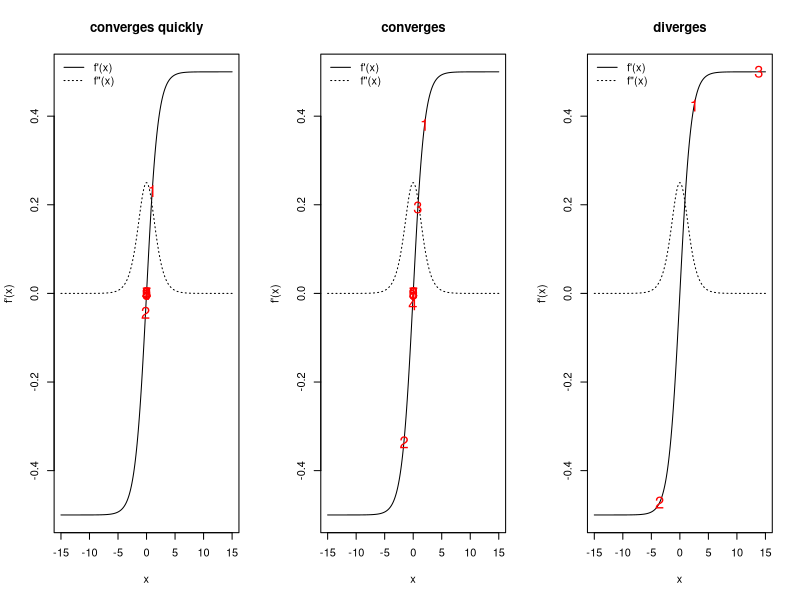
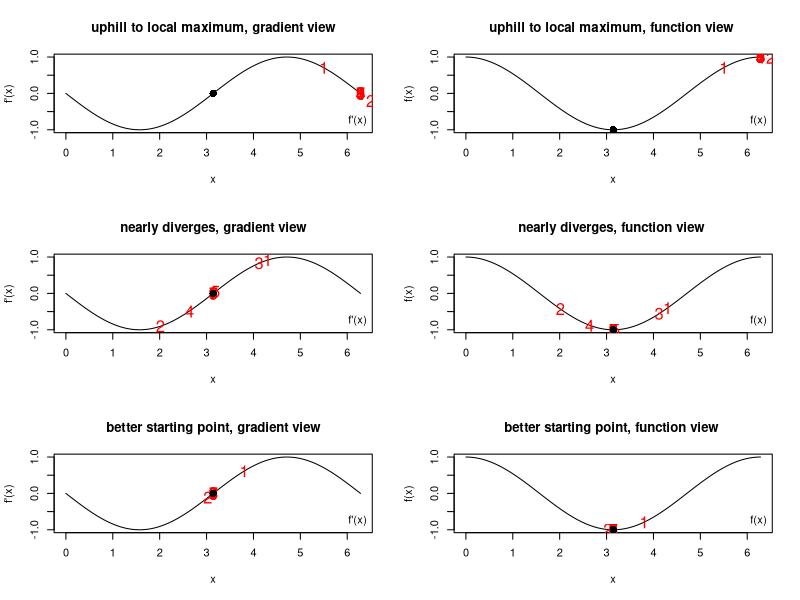
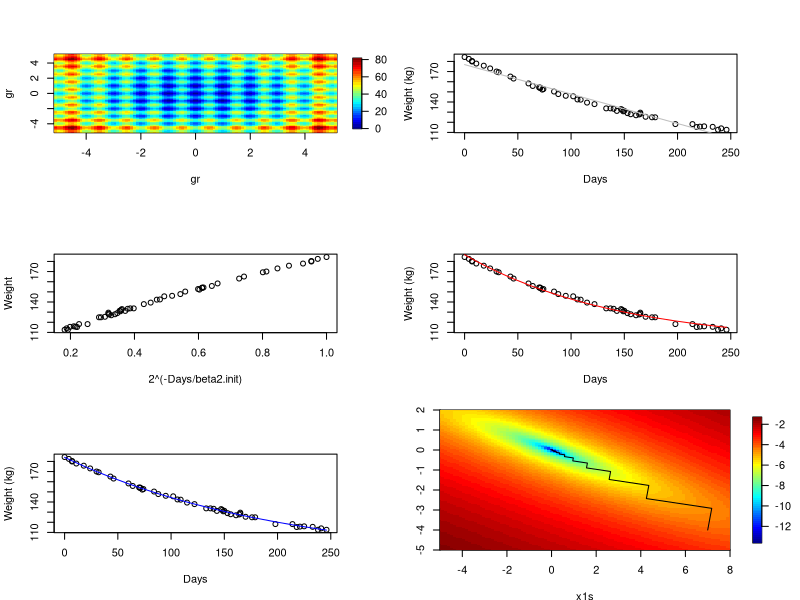
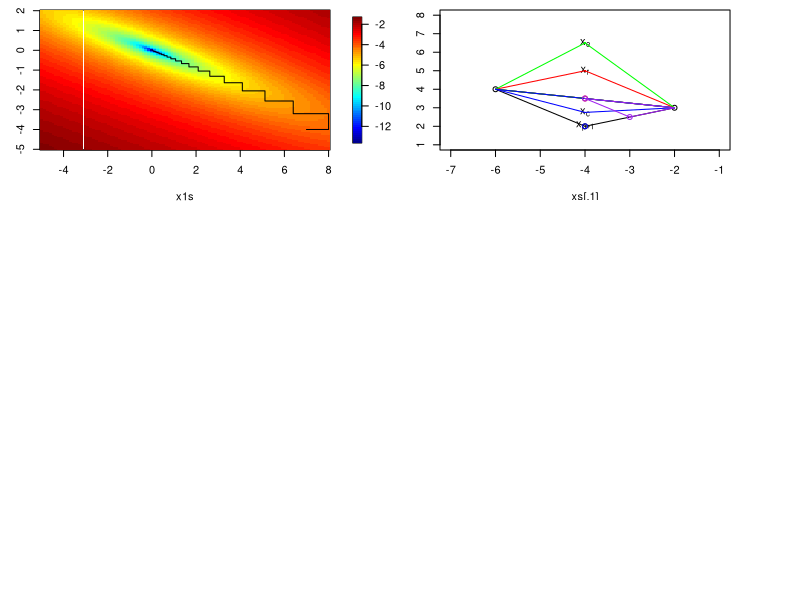
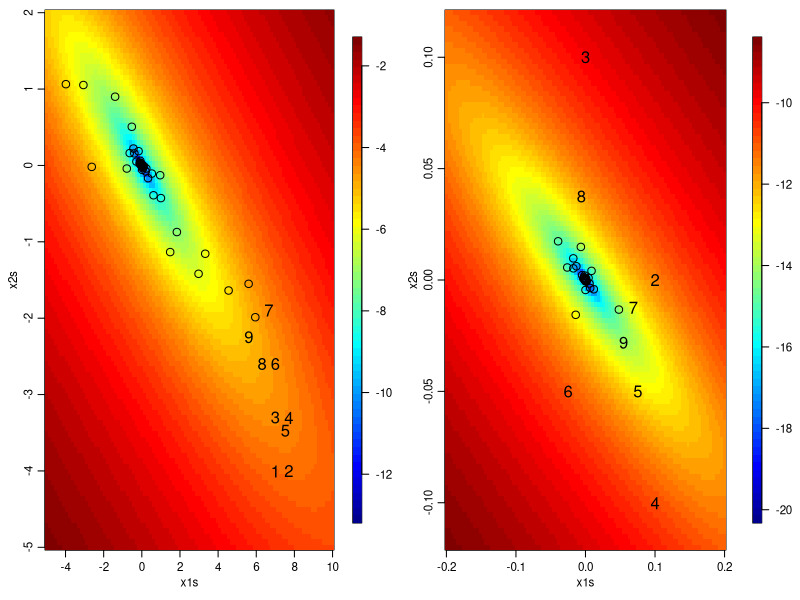
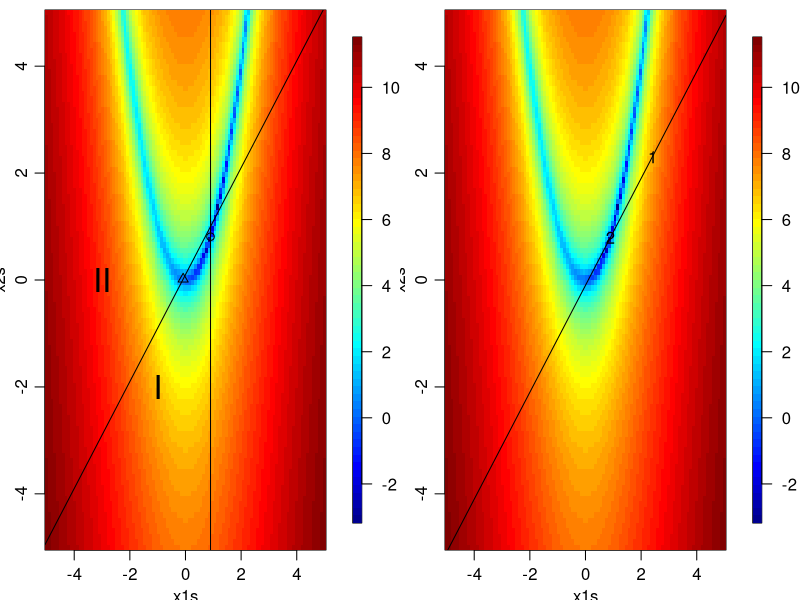

Reproduce these figures in R, in order.
## ---- chunk 1
par(mfrow = c(1, 3))
fp <- function(x, theta = 1){
        ## first derivative
	exp(x*theta)/(1+exp(x*theta)) - .5
}
fpp <- function(x, theta = 1){
        ## second derivative
	exp(x*theta)/((1+exp(x*theta))^2)
}
xs <- seq(-15, 15, len = 300)

## good starting point
x0 <- 1
xvals <- c(x0,rep(NA,9))
for(t in 2:10){
	xvals[t]=xvals[t-1] - fp(xvals[t-1]) / fpp(xvals[t-1])
}
## print(xvals)

plot(xs, fp(xs), type = 'l', xlab = 'x', ylab = "f'(x)",
         main ='converges quickly')
lines(xs, fpp(xs), lty = 3)
legend('topleft', bty = 'n', lty = c(1,3), legend = c("f'(x)", 'f"(x)'))
points(xvals, fp(xvals), pch = as.character(1:length(xvals)), col = 'red', 
              cex = 1.5)

## ok starting point
x0 <- 2
xvals <- c(x0,rep(NA,9))
for(t in 2:10){
	xvals[t]=xvals[t-1] - fp(xvals[t-1]) / fpp(xvals[t-1])
}
## print(xvals)

plot(xs, fp(xs), type = 'l', xlab = 'x', ylab = "f'(x)", main ='converges')
lines(xs, fpp(xs), lty = 3)
legend('topleft', bty = 'n', lty = c(1,3), legend = c("f'(x)", 'f"(x)'))
points(xvals, fp(xvals), pch = as.character(1:length(xvals)), col = 'red',
              cex = 1.5)

## bad starting point
x0 <- 2.5
xvals <- c(x0,rep(NA,9))
for(t in 2:10){
	xvals[t]=xvals[t-1] - fp(xvals[t-1]) / fpp(xvals[t-1])
}
## print(xvals)
## whoops

plot(xs, fp(xs), type = 'l', xlab = 'x', ylab = "f'(x)", main = 'diverges')
lines(xs, fpp(xs), lty = 3)
legend('topleft', lty = c(1,3), legend = c("f'(x)", 'f"(x)'), bty = 'n')
points(xvals, fp(xvals), pch = as.character(1:length(xvals)), col = 'red', 
              cex = 1.5)

## ---- chunk 2
par(mfrow = c(3,2))

# original fxn
f <- function(x) cos(x)
# gradient
fp <- function(x) -sin(x)
# second derivative
fpp <- function(x) -cos(x)
xs <- seq(0, 2*pi, len = 300)

x0 <- 5.5 # starting point
fp(x0) # positive
fpp(x0) # negative
x1 <- x0 - fp(x0)/fpp(x0) # whoops, we've gone uphill 
## because of the negative second derivative
xvals <- c(x0,rep(NA,9))
for(t in 2:10){
	xvals[t]=xvals[t-1]-fp(xvals[t-1])/fpp(xvals[t-1])
}
## print(xvals)

plot(xs, fp(xs), type = 'l', xlab = 'x', ylab = "f'(x)",
     main = 'uphill to local maximum, gradient view',)
legend('bottomright', legend = c("f'(x)"), bty = 'n')
points(xvals, fp(xvals), pch = as.character(1:length(xvals)), col = 'red', 
              cex = 1.5)
points(pi, 0, pch = 16, cex = 1.5)
## and we've found a maximum rather than a minimum...
plot(xs, f(xs), type = 'l', xlab = 'x', ylab = "f(x)", 
     main = 'uphill to local maximum, function view ',)
legend('bottomright', legend = c("f(x)"), bty = 'n')
points(xvals, f(xvals), pch = as.character(1:length(xvals)), col = 'red', 
              cex = 1.5)
points(pi, f(pi), pch = 16, cex = 1.5)


## in contrast, with better starting points we can find the minimum

x0 <- 4.3 # ok starting point
fp(x0) 
fpp(x0) 
x1 <- x0 - fp(x0)/fpp(x0) 
xvals <- c(x0,rep(NA,9))
for(t in 2:10){
	xvals[t]=xvals[t-1]-fp(xvals[t-1])/fpp(xvals[t-1])
}
## print(xvals)

# oscillates and comes close to diverging but converges
plot(xs, fp(xs), type = 'l', xlab = 'x', ylab = "f'(x)",
     main = 'nearly diverges, gradient view',)
legend('bottomright', legend = c("f'(x)"), bty = 'n')
points(xvals, fp(xvals), pch = as.character(1:length(xvals)), col = 'red', 
              cex = 1.5)
points(pi, 0, pch = 16, cex = 1.5)
## and we've found a maximum rather than a minimum...
plot(xs, f(xs), type = 'l', xlab = 'x', ylab = "f(x)", 
     main = 'nearly diverges, function view ',)
legend('bottomright', legend = c("f(x)"), bty = 'n')
points(xvals, f(xvals), pch = as.character(1:length(xvals)), col = 'red', 
              cex = 1.5)
points(pi, f(pi), pch = 16, cex = 1.5)


x0 <- 3.8 # good starting point
fp(x0) 
fpp(x0) 
x1 <- x0 - fp(x0)/fpp(x0) 
xvals <- c(x0,rep(NA,9))
for(t in 2:10){
	xvals[t]=xvals[t-1]-fp(xvals[t-1])/fpp(xvals[t-1])
}
## print(xvals)

## converges quickly
plot(xs, fp(xs), type = 'l', xlab = 'x', ylab = "f'(x)",
     main = 'better starting point, gradient view',)
legend('bottomright', legend = c("f'(x)"), bty = 'n')
points(xvals, fp(xvals), pch = as.character(1:length(xvals)), col = 'red', 
              cex = 1.5)
points(pi, 0, pch = 16, cex = 1.5)
## and we've found a maximum rather than a minimum...
plot(xs, f(xs), type = 'l', xlab = 'x', ylab = "f(x)", 
     main = 'better starting point, function view ',)
legend('bottomright', legend = c("f(x)"), bty = 'n')
points(xvals, f(xvals), pch = as.character(1:length(xvals)), col = 'red', 
              cex = 1.5)
points(pi, f(pi), pch = 16, cex = 1.5)
## ---- chunk 3
rastrigin <- function(x) {
	A <- 10
	n <- length(x)
	return(A*n + sum(x^2 - A * cos(2*pi*x)))
}
const <- 5.12
nGrid <- 100
gr <- seq(-const, const, len = nGrid)
xs <- expand.grid(x1 = gr, x2 = gr)
y <- apply(xs, 1, rastrigin)
fields::image.plot(gr, gr, matrix(y, nGrid, nGrid), 
                       col = fields::tim.colors(32))
## ---- chunk 4
options(digits = 10)
f <- function(x) cos(x)
fp <- function(x) -sin(x)
fpp <- function(x) -cos(x)
xstar <- pi # known minimum

## N-R
x0 <- 2
xvals <- c(x0,rep(NA,9))
for(t in 2:10){
	xvals[t] <- xvals[t-1] - fp(xvals[t-1]) / fpp(xvals[t-1])
}
print(xvals)

## bisection
bisecStep <- function(interval, fp){
	xt <- mean(interval)
	if(fp(interval[1]) * fp(xt) <= 0) 
            interval[2] <- xt else interval[1] <- xt
	return(interval)
}
nIt <- 30
a0 <- 2; b0 <- (3*pi/2) - (xstar - a0) 
## have b0 be as far from min as a0 for fair comparison with N-R
interval <- matrix(NA, nr = nIt, nc = 2)
interval[1, ] <- c(a0, b0)
for(t in 2:nIt){
	interval[t, ] <- bisecStep(interval[t-1, ], fp)
}
rowMeans(interval)
## ---- chunk 5
library(MASS)
head(wtloss)
attach(wtloss)

plot(Days, Weight, ylab = "Weight (kg)")

### Linear fit - not a good model
wtloss.lm <- lm(Weight ~ Days, data = wtloss)
coef(wtloss.lm) # estimates of the intercept and slope
lines(Days, fitted(wtloss.lm), col = "grey")

## we need some starting values
## guess that beta2 approx 100 since the midpoint of Days is near 100

beta2.init = 100
2^(-Days/beta2.init)  ## implicit covariate

plot(2^(-Days/beta2.init), Weight)
tmpMod = lm(Weight ~ I(2^(-Days/beta2.init)))
beta0.init = tmpMod$coef[1]
beta1.init = tmpMod$coef[2]

plot(Days, Weight, ylab = "Weight (kg)")
lines(Days, beta0.init + beta1.init * 2^(-Days/beta2.init), col = 'red')
## not bad; let's go with that

expr = quote((Weight - (beta0 + beta1 * 2^(-Days/beta2)))^2) # objective is sum of this quantity over the observations
## let R do the differentiation of the basic expression for us (since human error in taking derivatives is very common)
## R won't deal with the summation, so we'll have to do that ourselves
deriv(expr, c("beta0", "beta1", "beta2"), function.arg = TRUE)
deriv3(expr, c("beta0", "beta1", "beta2"), function.arg = TRUE) # same as deriv()  with Hessian = TRUE

f =function(betas){
  sum((Weight - (betas[1] + betas[2] * 2^(-Days/betas[3])))^2)
}

## use the basic code based on deriv() and deriv3() 
fp = function(betas){
  ## a bit sloppy as I use Days and Weight as global vars here
  beta0 = betas[1]
  beta1 = betas[2]
  beta2 = betas[3]
  .expr3 <- 2^(-Days/beta2)
  .expr6 <- Weight - (beta0 + beta1 * .expr3)
  grad = - c(sum(2*.expr6), sum(2*(.expr3*.expr6)),
             sum(2* (beta1 * (.expr3 * (log(2) * (Days/beta2^2))) * .expr6)))
  return(grad)
}

fpp = function(betas){
  ## a bit sloppy as I use Days and Weight as global vars here
  n = length(Days)
  beta0 = betas[1]
  beta1 = betas[2]
  beta2 = betas[3]
  .expr3 <- 2^(-Days/beta2)
  .expr6 <- Weight - (beta0 + beta1 * .expr3)
  .expr11 <- log(2)
  .expr12 <- beta2^2
  .expr14 <- .expr11 * (Days/.expr12)
  .expr15 <- .expr3 * .expr14
  .expr16 <- beta1 * .expr15
  
  hessian = matrix(0, 3, 3)
  hessian[1, 1] <- 2*n # don't forget to do summation (i.e., multiply by n)
  hessian[1, 2] <- sum(2 * .expr3)
  hessian[1, 3] <- sum( 2 *  .expr16)
  hessian[2, 2] <- sum( 2 * (.expr3 * .expr3))
  
  hessian[2, 3] <-  - sum(2 * 
                          (.expr15 * .expr6 - .expr3 * .expr16))
  
  hessian[3, 3] <- - sum(2 * (beta1 * (.expr15 * 
                                       .expr14 - .expr3 * (.expr11 * (Days * (2 * beta2)/.expr12^2))) * 
                              .expr6 - .expr16 * .expr16))
  hessian[lower.tri(hessian)] = t(hessian[upper.tri(hessian)])
  return(hessian) 
}



nIt = 20
xvals = matrix(NA, nr = nIt, nc = 3)
xvals[1, ] = c(beta0.init, beta1.init, beta2.init)


for(t in 2:nIt){
  xvals[t, ] = xvals[t-1, ] - solve(fpp(xvals[t-1, ]), fp(xvals[t-1, ]))
  if(FALSE){ # in case not numerically p.d., use pseudoinverse
    e = eigen(fpp(xvals[t-1, ])) 
    e$val = 1/e$val
    e$val[e$val < 0] = 0 # pseudo-inverse
    xvals[t, ] = xvals[t-1, ] - e$vec%*%((t(e$vec)*e$val)%*%fp(xvals[t-1, ]))
  }
}

## let's check against R's built-in nonlinear least squares function
beta.start = xvals[1, ]
names(beta.start) = c("beta0", "beta1", "beta2")
wtloss.fm <- nls(Weight ~ beta0 + beta1*2^(-Days/beta2), 
                 data = wtloss, start = beta.start, trace = TRUE)
nlsEst = coef(wtloss.fm)

f(xvals[20, ])
f(nlsEst)

plot(Days, Weight, ylab = "Weight (kg)")
lines(Days, fitted(wtloss.fm), col = "blue")
## ---- chunk 6
fppFS = function(betas){
  ## a bit sloppy as I use Days and Weight as global vars here
  n = length(Days)
  beta0 = betas[1]
  beta1 = betas[2]
  beta2 = betas[3]
    .expr3 <- 2^(-Days/beta2)
    .expr6 <- 0 # Weight - (beta0 + beta1 * .expr3)
    .expr11 <- log(2)
    .expr12 <- beta2^2
    .expr14 <- .expr11 * (Days/.expr12)
    .expr15 <- .expr3 * .expr14
    .expr16 <- beta1 * .expr15
 
  hessian = matrix(0, 3, 3)
  hessian[1, 1] <- 2*n # don't forget to do summation (i.e., multiply by n)
    hessian[1, 2] <- sum(2 * .expr3)
    hessian[1, 3] <- sum( 2 *  .expr16)
    hessian[2, 2] <- sum( 2 * (.expr3 * .expr3))
  
    hessian[2, 3] <-  - sum(2 * 
        (.expr15 * .expr6 - .expr3 * .expr16))

    hessian[3, 3] <- - sum(2 * (beta1 * (.expr15 * 
        .expr14 - .expr3 * (.expr11 * (Days * (2 * beta2)/.expr12^2))) * 
        .expr6 - .expr16 * .expr16))
  hessian[lower.tri(hessian)] = t(hessian[upper.tri(hessian)])
  return(hessian) 
}


nIt = 20
xvals = matrix(NA, nr = nIt, nc = 3)
xvals[1, ] = c(beta0.init, beta1.init, beta2.init)

fpp(xvals[1, ])
fppFS(xvals[1, ])
## pretty similar - some terms in the observed FI didn't involve the data, so don't change anyway

for(t in 2:nIt){
  xvals[t, ] = xvals[t-1, ] - solve(fppFS(xvals[t-1, ]), fp(xvals[t-1, ]))
}
## ---- chunk 7
par(mai = c(.5,.4,.1,.4))
f <- function(x){
	x[1]^2/1000 + 4*x[1]*x[2]/1000 + 5*x[2]^2/1000
}
fp <- function(x){
	c(2 * x[1]/1000 + 4 * x[2]/1000,
	4 * x[1]/1000 + 10 * x[2]/1000)
}
lineSearch <- function(alpha, xCurrent, direction, FUN){
	newx <- xCurrent + alpha * direction
	FUN(newx)
}
nIt <- 50
xvals <- matrix(NA, nr = nIt, nc = 2)
xvals[1, ] <- c(7, -4)
for(t in 2:50){
	newalpha <- optimize(lineSearch, interval = c(-5000, 5000),
		xCurrent = xvals[t-1, ], direction = fp(xvals[t-1, ]),
		FUN = f)$minimum 
	xvals[t, ] <- xvals[t-1, ] + newalpha * fp(xvals[t-1, ])
}
x1s <- seq(-5, 8, len = 100); x2s = seq(-5, 2, len = 100)
fx <- apply(expand.grid(x1s, x2s), 1, f)
## plot f(x) surface on log scale
fields::image.plot(x1s, x2s, matrix(log(fx), 100, 100), 
	xlim = c(-5, 8), ylim = c(-5,2)) 
lines(xvals) ## overlay optimization path
## ---- chunk 8
f <- function(x){
	return(x[1]^2/1000 + 4*x[1]*x[2]/1000 + 5*x[2]^2/1000)
}
f1 <- function(x1, x2){ # f(x) as a function of x1
	return(x1^2/1000 + 4*x1*x2/1000 + 5*x2^2/1000)
}
f2 <- function(x2, x1){ # f(x) as a function of x2
	return(x1^2/1000 + 4*x1*x2/1000 + 5*x2^2/1000)
}
x1s <- seq(-5, 8, len = 100); x2s = seq(-5, 2, len = 100)
fx <- apply(expand.grid(x1s, x2s), 1, f)
fields::image.plot(x1s, x2s, matrix(log(fx), 100, 100))
nIt <- 49
xvals <- matrix(NA, nr = nIt, nc = 2)
xvals[1, ] <- c(7, -4)
## 5, -10
for(t in seq(2, nIt, by = 2)){
    ## Note that full optimization along each axis is unnecessarily
    ## expensive (since we are going to just take another step in the next
    ## iteration. Just using for demonstration here.
	newx1 <- optimize(f1, x2 = xvals[t-1, 2], interval = c(-40, 40))$minimum
	xvals[t, ] <- c(newx1, xvals[t-1, 2])
	newx2 <- optimize(f2, x1 = newx1, interval = c(-40, 40))$minimum
	xvals[t+1, ] <- c(newx1, newx2)
}
lines(xvals)
## ---- chunk 9
## set up tuning factors
alpha = 1
gamma = 2
beta = .5
delta = .5

## auxiliary function to plot line segments
plotseg = function(ind1, ind2, col = 1){
  if(length(ind1) == 1){
    segments(xs[ind1, 1], xs[ind1 , 2], xs[ind2, 1], xs[ind2, 2], col = col)
  } else{
    segments(ind1[1], ind1[2], xs[ind2, 1], xs[ind2, 2], col = col)    
  }
}
  
## initial polytope
xs = matrix(c(-2,3,-6,4,-4,2),nc=2,byrow=T)

plot(xs,xlim=c(-7,-1),ylim=c(1,8))
plotseg(2, 3)
plotseg(1, 3)
plotseg(1, 2)

xbar = (xs[1,]+xs[2,])/2

text(xs[3,1], xs[3,2], expression(x[p+1]))

points(xbar[1],xbar[2], col = 'red')

### reflection

xr = (1+alpha)*xbar - alpha*xs[3,]
points(xr[1],xr[2],col = 'red', pch = 16, cex = .4)
text(xr[1],xr[2], expression(x[r]))

plotseg(xr, 1, col = 'red')
plotseg(xr, 2, col = 'red')
plotseg(1, 2, col = 'red')
## red triangle is now our proposed new polytope

### consider expansion if xr is better than all the other points

xe = gamma*xr + (1-gamma)*xbar
points(xe[1], xe[2], col = 'green', pch = 16, cex = .4)
text(xe[1],xe[2], expression(x[e]))
## if xe is better than xr, use xe, o.w. use xr

plotseg(xe, 1, col = 'green')
plotseg(xe, 2, col = 'green')
plotseg(1, 2, col = 'green')

### consider contraction if xr is worse than x_1,...,x_p

## suppose xr is worse than x_p+1
## set xh = x_p+1

points(xs[3,1], xs[3, 2], col = 'blue')

## set xh to be the best of these two points
xh = xs[3, ] # suppose the original point is better than the reflection
xc = beta*xh + (1-beta)*xbar
points(xc[1], xc[2], col = 'blue', pch = 16, cex = .4)
text(xc[1],xc[2], expression(x[c]))
## if xc is better than xh, then contract

plotseg(xc, 1, col = 'blue')
plotseg(xc, 2, col = 'blue')
plotseg(1, 2, col = 'blue')

## if not, shrink simplex toward the best point (xs[1, ])

### shrinkage

xs[2, ] = delta*xs[2, ] + (1-delta)*xs[1, ]
xs[3, ] = delta*xs[3, ] + (1-delta)*xs[1, ]

points(xs[2, 1], xs[2, 2], col = 'purple')
points(xs[3, 1], xs[3, 2], col = 'purple')

plotseg(1, 2, 'purple')
plotseg(1, 3, 'purple')
plotseg(2, 3, 'purple')

### if xr was better than x_p+1 then
## set xh = xr and do the contraction and shrinkage similarly to the above
## ---- chunk 10
f <- function(x, plot = TRUE, verbose = FALSE) {
    result <- x[1]^2/1000 + 4*x[1]*x[2]/1000 + 5*x[2]^2/1000
    if(verbose) print(result)
    if(plot && cnt < 10) {
        points(x[1], x[2], pch = as.character(cnt))
        if(cnt < 10) cnt <<- cnt + 1 else cnt <<- 1
        if(interactive())
            invisible(readline(prompt = "Press <Enter> to continue..."))
    } else if(plot) points(x[1], x[2])
    return(result)
}

par(mfrow = c(1,2), mgp = c(1.8,.7,0), mai = c(.5,.45,.1,.5), cex = 0.7)

x1s <- seq(-5, 10, len = 100); x2s = seq(-5, 2, len = 100)
fx <- apply(expand.grid(x1s, x2s), 1, f, FALSE)
cnt <- 1
fields::image.plot(x1s, x2s, matrix(log(fx), 100, 100))
init <- c(7, -4)
optim(init, f, method = "Nelder-Mead", verbose = FALSE)

par(cex = 0.7)
x1s <- seq(-.2, .2, len = 100); x2s = seq(-.12, .12, len = 100)
fx <- apply(expand.grid(x1s, x2s), 1, f, FALSE)
cnt <- 1
fields::image.plot(x1s, x2s, matrix(log(fx), 100, 100))
init <- c(-0, 0)
optim(init, f, method = "Nelder-Mead", verbose = FALSE)
## ---- chunk 11
## based on the example in ?constrOptim
fr <- function(x) {   ## Rosenbrock Banana function
  x1 <- x[1]
  x2 <- x[2]
  100 * (x2 - x1 * x1)^2 + (1 - x1)^2
}
grr <- function(x) { ## Gradient of 'fr'
  x1 <- x[1]
  x2 <- x[2]
  c(-400 * x1 * (x2 - x1 * x1) - 2 * (1 - x1),
    200 *      (x2 - x1 * x1))
}

m <- 100
x1s <- x2s <- seq(-5, 5, len = m)
xs <- expand.grid(x1s, x2s)

f <- apply(xs, 1, fr)

fields::image.plot(x1s, x2s, matrix(log(f), m))

ui = rbind(c(-1,0), c(1,-1))
ci = c(-0.9, -0.1)
## x1 <= 0.9
## x2 <= x1 + 0.1
## this is Region "I" in the figure

abline(v = 0.9)
abline(.1, 1)

out <- constrOptim(c(.5,0), fr, grr, ui = ui, ci = ci)
out$par
points(out$par[1], out$par[2])
text(-1,-2, "I", cex = 2)

## what about constraining to a different region? ("Region II")

ui = rbind(c(-1,0), c(-1, 1))
ci = c(-0.9,0.1)
## x1 <= 0.9
## x2 >= x1 + 0.1

out <- try(constrOptim(c(.5,0), fr, grr, ui = ui, ci = ci))
## whoops, not feasible!
out <- constrOptim(c(-3, 2), fr, grr, ui = ui, ci = ci)
points(out$par[1], out$par[2], pch = 2)
text(-3,0, "II", cex = 2)

## how about optimizing along a line (equality constraint)?
## x1 - x2 = 0.1 is the same as
## x1 - x2 <= 0.1
## x1 - x2 >= 0.1
ui = rbind(c(-1, 1), c(1, -1))
ci = c(-0.1, 0.1)

out <- try(constrOptim(c(3.1, 3.0), fr, grr, ui = ui, ci = ci))
## hmmm, numerical issues?

## ok, how about making a long narrow region around the line?
## this takes a while...
ui = rbind(c(1,-1), c(-1,1))
ci = c(.099,-.101)
## hmmm, out1 thinks it has converged ...
out1 <- constrOptim(c(3.1, 3.0), fr, grr, ui = ui, ci = ci)
out2 <- constrOptim(c(3.1, 3.0), fr, NULL, ui = ui, ci = ci)

fields::image.plot(x1s, x2s, matrix(log(f), m))
abline(-0.1, 1)
points(out1$par[1], out1$par[2], pch = "1")
points(out2$par[1], out2$par[2], pch = "2")
